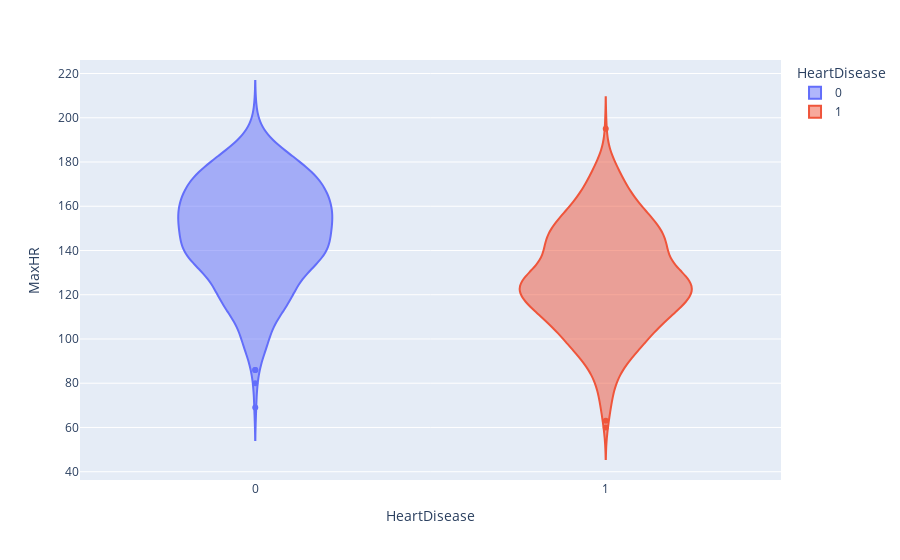

Write notebook code for a chart like this one.
### Code cell
px.violin(heart_df,x='HeartDisease',y='MaxHR',color='HeartDisease')

### Figure 1 — Plotly figure (JSON) as saved in the notebook; plotly's stock layout.template omitted (floating-point values rounded to 4 significant figures; data arrays with more than 128 entries replaced by an {"elided": "..."} marker saying what was removed)
{"data": [{"alignmentgroup": "True", "box": {"visible": false}, "hovertemplate": "HeartDisease=%{x}<br>MaxHR=%{y}<extra></extra>", "legendgroup": "0", "marker": {"color": "#636efa"}, "name": "0", "offsetgroup": "0", "orientation": "v", "scalegroup": "True", "showlegend": true, "type": "violin", "x": {"elided": "410 int values"}, "x0": " ", "xaxis": "x", "y": {"elided": "410 int values"}, "y0": " ", "yaxis": "y"}, {"alignmentgroup": "True", "box": {"visible": false}, "hovertemplate": "HeartDisease=%{x}<br>MaxHR=%{y}<extra></extra>", "legendgroup": "1", "marker": {"color": "#EF553B"}, "name": "1", "offsetgroup": "1", "orientation": "v", "scalegroup": "True", "showlegend": true, "type": "violin", "x": {"elided": "508 int values"}, "x0": " ", "xaxis": "x", "y": {"elided": "508 int values"}, "y0": " ", "yaxis": "y"}], "layout": {"legend": {"title": {"text": "HeartDisease"}, "tracegroupgap": 0}, "margin": {"t": 60}, "violinmode": "overlay", "xaxis": {"anchor": "y", "categoryarray": [0, 1], "categoryorder": "array", "domain": [0, 1], "title": {"text": "HeartDisease"}}, "yaxis": {"anchor": "x", "domain": [0, 1], "title": {"text": "MaxHR"}}}}
